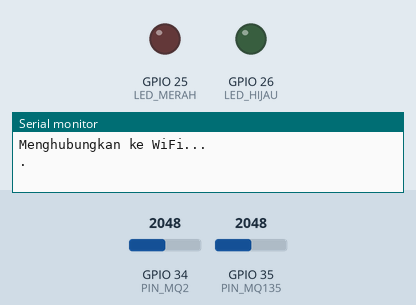
Recording of a sketch running on a simulated ESP32. On the bench: output pins drawn as LEDs (lit = HIGH), the last lines printed to the serial monitor. The test bench sets the inputs (shaded band); at power-on: GPIO 34 (PIN_MQ2) = 2048, GPIO 35 (PIN_MQ135) = 2048 (analog values on the 0–4095 scale). WiFi joins after 1.5 s; servers stay silent unless stated; web services answer with replies made up by the test bench.

Above: at 0.1 s.
At 1.6 s:
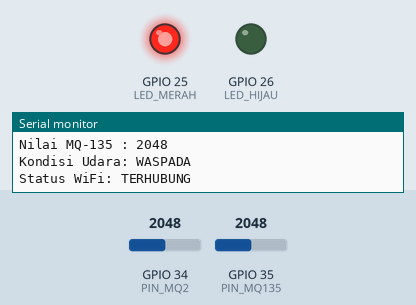
Timing chart, 0 to 3.1 s (numbered marks = the images above):
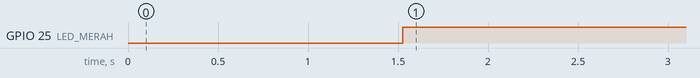

Measured:
- by itself, GPIO 25 (LED_MERAH): LOW → HIGH at 1.5 s

The sketch:

sketch_nov18a.ino
```cpp
#include <WiFi.h>
#include <HTTPClient.h>

// =====================================
// KONFIGURASI WIFI
// =====================================
const char* ssid = "MR-FK-01";
const char* password = "adzanmasjid";

// API KEY THINGSPEAK
String apiKey = "API_WRITE_KEY";

// =====================================
// KONFIGURASI PIN SENSOR
// =====================================
#define PIN_MQ2 34
#define PIN_MQ135 35

// =====================================
// KONFIGURASI PIN LED
// =====================================
#define LED_MERAH 25
#define LED_HIJAU 26

// =====================================
// BATAS NILAI SENSOR
// =====================================
int batasMQ2 = 1800;
int batasMQ135 = 1800;

// =====================================
// KONFIGURASI WAKTU
// =====================================
unsigned long waktuSebelumnya = 0;
unsigned long waktuReconnect = 0;

const unsigned long intervalKirim = 20000;
const unsigned long intervalReconnect = 10000;

// =====================================
// FUNGSI KONEKSI WIFI
// =====================================
void koneksiWiFi() {

  Serial.println();
  Serial.println("Menghubungkan ke WiFi...");

  WiFi.mode(WIFI_STA);
  WiFi.setSleep(false);
  WiFi.setAutoReconnect(true);

  WiFi.begin(ssid, password);

  unsigned long mulaiKoneksi = millis();

  while (WiFi.status() != WL_CONNECTED &&
         millis() - mulaiKoneksi < 15000) {

    Serial.print(".");
    delay(500);
  }

  Serial.println();

  if (WiFi.status() == WL_CONNECTED) {

    Serial.println("WiFi BERHASIL TERHUBUNG!");

    Serial.print("SSID       : ");
    Serial.println(WiFi.SSID());

    Serial.print("IP Address : ");
    Serial.println(WiFi.localIP());

    Serial.print("MAC Address: ");
    Serial.println(WiFi.macAddress());

  } else {

    Serial.println("WiFi GAGAL TERHUBUNG!");
    Serial.println("ESP32 tetap menjalankan sensor.");
  }
}

// =====================================
// FUNGSI MEMERIKSA WIFI
// =====================================
void periksaWiFi() {

  if (WiFi.status() != WL_CONNECTED) {

    if (millis() - waktuReconnect >= intervalReconnect) {

      waktuReconnect = millis();

      Serial.println();
      Serial.println("WiFi terputus!");
      Serial.println("Mencoba menghubungkan ulang...");

      WiFi.disconnect();
      delay(100);

      WiFi.begin(ssid, password);
    }

  } else {

    static bool sebelumnyaTerhubung = false;

    if (!sebelumnyaTerhubung) {

      Serial.println();
      Serial.println("WiFi berhasil terhubung kembali!");

      Serial.print("IP Address: ");
      Serial.println(WiFi.localIP());

      sebelumnyaTerhubung = true;
    }
  }

  if (WiFi.status() != WL_CONNECTED) {
    static bool statusSebelumnya = false;
    statusSebelumnya = false;
  }
}

// =====================================
// FUNGSI KIRIM DATA THINGSPEAK
// =====================================
void kirimData(int mq2, int mq135) {

  if (WiFi.status() != WL_CONNECTED) {

    Serial.println("Data tidak dikirim: WiFi belum terhubung.");
    return;
  }

  WiFiClient client;
  HTTPClient http;

  String url = "http://api.thingspeak.com/update?api_key="
               + apiKey
               + "&field1=" + String(mq2)
               + "&field2=" + String(mq135);

  http.setTimeout(5000);

  if (http.begin(client, url)) {

    Serial.println();
    Serial.println("Mengirim data ke ThingSpeak...");

    int kodeHTTP = http.GET();

    if (kodeHTTP > 0) {

      Serial.print("Kode HTTP: ");
      Serial.println(kodeHTTP);

      String respons = http.getString();

      Serial.print("Respons ThingSpeak: ");
      Serial.println(respons);

      if (respons.toInt() > 0) {
        Serial.println("Data berhasil dikirim!");
      } else {
        Serial.println("Data gagal disimpan di ThingSpeak.");
      }

    } else {

      Serial.print("Gagal mengirim data: ");
      Serial.println(http.errorToString(kodeHTTP));
    }

    http.end();

  } else {

    Serial.println("Gagal memulai koneksi HTTP!");
  }
}

// =====================================
// SETUP
// =====================================
void setup() {

  Serial.begin(115200);

  // Konfigurasi LED
  pinMode(LED_MERAH, OUTPUT);
  pinMode(LED_HIJAU, OUTPUT);

  digitalWrite(LED_MERAH, LOW);
  digitalWrite(LED_HIJAU, LOW);

  // Resolusi ADC ESP32
  analogReadResolution(12);

  // Menghubungkan WiFi
  koneksiWiFi();

  // Supaya percobaan reconnect berikutnya
  // mengikuti interval yang ditentukan
  waktuReconnect = millis();
  waktuSebelumnya = millis();

  Serial.println();
  Serial.println("SISTEM MONITORING KUALITAS UDARA");
  Serial.println("Sistem siap berjalan.");
}

// =====================================
// LOOP
// =====================================
void loop() {

  // Memeriksa koneksi WiFi
  periksaWiFi();

  // Membaca sensor MQ-2 dan MQ-135
  int nilaiMQ2 = analogRead(PIN_MQ2);
  int nilaiMQ135 = analogRead(PIN_MQ135);

  // Menampilkan hasil pembacaan
  Serial.println();
  Serial.println("================================");

  Serial.print("Nilai MQ-2   : ");
  Serial.println(nilaiMQ2);

  Serial.print("Nilai MQ-135 : ");
  Serial.println(nilaiMQ135);

  // =================================
  // MENENTUKAN KONDISI UDARA
  // =================================
  if (nilaiMQ2 >= batasMQ2 ||
      nilaiMQ135 >= batasMQ135) {

    Serial.println("Kondisi Udara: WASPADA");

    digitalWrite(LED_MERAH, HIGH);
    digitalWrite(LED_HIJAU, LOW);

  } else {

    Serial.println("Kondisi Udara: NORMAL");

    digitalWrite(LED_MERAH, LOW);
    digitalWrite(LED_HIJAU, HIGH);
  }

  // =================================
  // STATUS WIFI
  // =================================
  if (WiFi.status() == WL_CONNECTED) {

    Serial.println("Status WiFi: TERHUBUNG");

  } else {

    Serial.println("Status WiFi: TERPUTUS");
  }

  // =================================
  // PENGIRIMAN DATA SETIAP 20 DETIK
  // =================================
  if (millis() - waktuSebelumnya >= intervalKirim) {

    waktuSebelumnya = millis();

    kirimData(nilaiMQ2, nilaiMQ135);
  }

  delay(2000);
}
```
